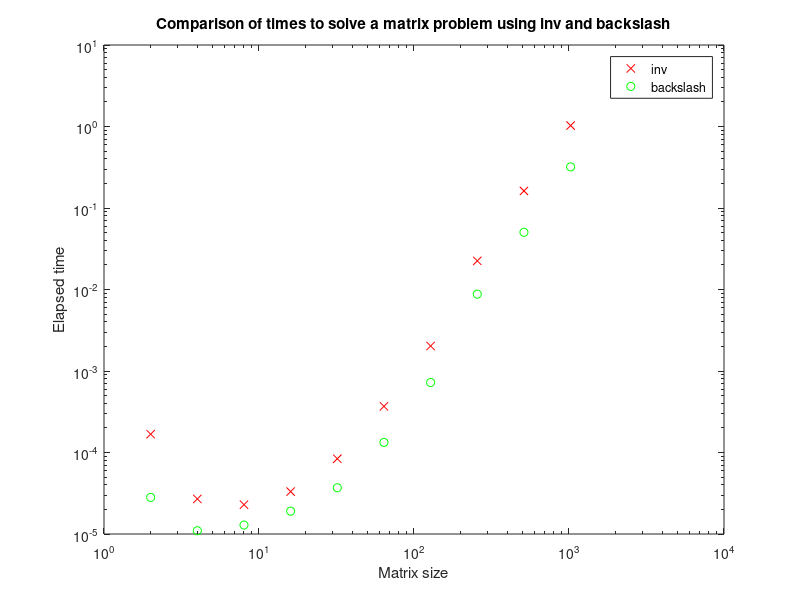

Write MATLAB code to recreate this figure.
for n=1:10
    l(n)=2^n;
    A=randn(l(n));
    b=randn(l(n),1);
    tic, x1=inv(A)*b; e1(n)=toc;
    tic, x2=A\b; e2(n)=toc;
end
loglog(l,e1,'rx',l,e2,'go')
xlabel('Matrix size')
ylabel('Elapsed time')
title('Comparison of times to solve a matrix problem using inv and backslash')
legend('inv','backslash')
clear